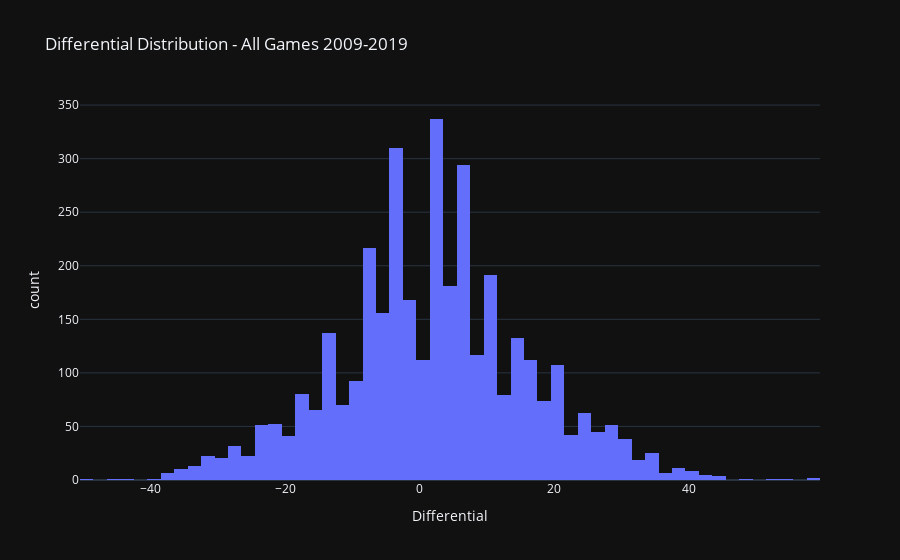

The notebook cell saved with this chart:
### Code cell
fig = px.histogram(all_games, x='diff',
                   title='Differential Distribution - All Games 2009-2019',
                   labels={'diff':'Differential'})
fig.show()

### Figure 1 — Plotly figure (JSON) as saved in the notebook; plotly's stock layout.template omitted (floating-point values rounded to 4 significant figures; data arrays with more than 128 entries replaced by an {"elided": "..."} marker saying what was removed)
{"data": [{"alignmentgroup": "True", "bingroup": "x", "hovertemplate": "Differential=%{x}<br>count=%{y}<extra></extra>", "legendgroup": "", "marker": {"color": "#636efa", "pattern": {"shape": ""}}, "name": "", "offsetgroup": "", "orientation": "v", "showlegend": false, "x": {"elided": "3630 float values"}, "xaxis": "x", "yaxis": "y", "type": "histogram"}], "layout": {"xaxis": {"anchor": "y", "domain": [0.0, 1.0], "title": {"text": "Differential"}}, "yaxis": {"anchor": "x", "domain": [0.0, 1.0], "title": {"text": "count"}}, "legend": {"tracegroupgap": 0}, "title": {"text": "Differential Distribution - All Games 2009-2019"}, "barmode": "relative"}}
